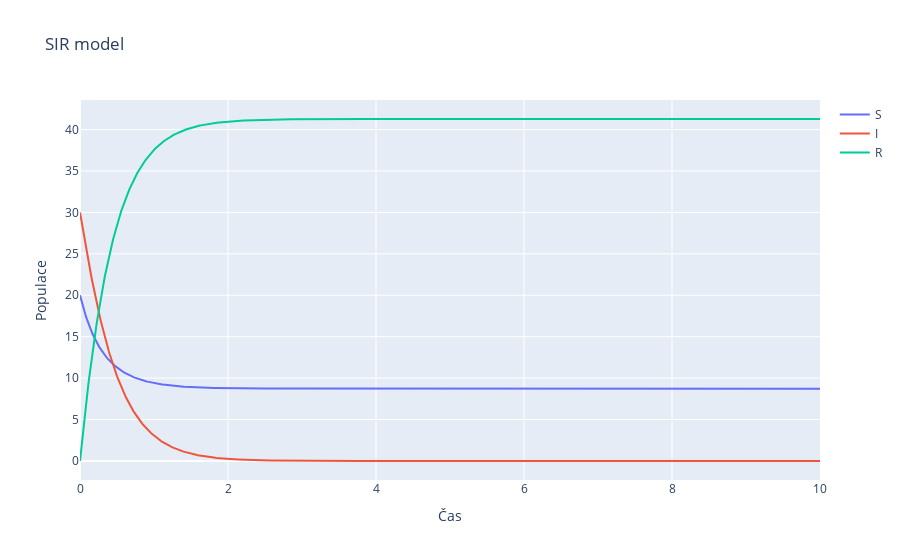

Notebook code for this chart:
### Markdown cell above
### <a id='toc1_2_7_'></a>[SIR model 3](#toc0_)
* $N$ = 50
* $I$ = 30
* $\beta$ = 3
* $\gamma$ = 3

### Code cell
main(beta=3, gamma=3, I=30)

### Figure 1 — Plotly figure (JSON) as saved in the notebook; plotly's stock layout.template omitted (floating-point values rounded to 4 significant figures; data arrays with more than 128 entries replaced by an {"elided": "..."} marker saying what was removed)
{"data": [{"name": "S", "type": "scatter", "x": {"elided": "1000 float values"}, "y": {"elided": "1000 float values"}}, {"name": "I", "type": "scatter", "x": {"elided": "1000 float values"}, "y": {"elided": "1000 float values"}}, {"name": "R", "type": "scatter", "x": {"elided": "1000 float values"}, "y": {"elided": "1000 float values"}}], "layout": {"title": {"text": "SIR model"}, "xaxis": {"title": {"text": "Čas"}}, "yaxis": {"title": {"text": "Populace"}}}}
